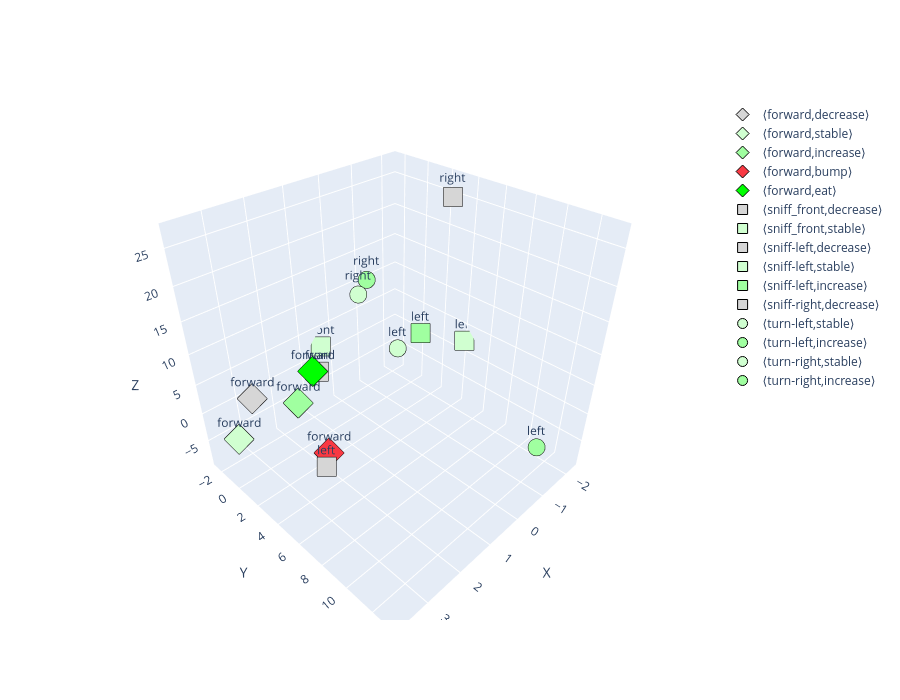

The notebook cell this image was saved under:
### Code cell
group_axes_direction = {
    "direction_forward": df.index[df['direction'] == "front"].tolist(), 
    "direction_left": df.index[df['direction'] == "left"].tolist(), 
    "direction_right": df.index[df['direction'] == "right"].tolist(),
}
token_labels =  df['label'].tolist()
all_tokens = df.index.tolist()

# embedding_weight = model.embedding.weight
projected = project_embeddings_to_3D(model.embedding.weight, group_axes_direction)
plotly_embedding(projected, [token_labels[i] for i in all_tokens], all_tokens)

### Figure 1 — Plotly figure (JSON) as saved in the notebook; plotly's stock layout.template omitted (floating-point values rounded to 4 significant figures)
{"data": [{"marker": {"color": "#D6D6D6", "line": {"color": "black", "width": 1}, "size": 10, "symbol": "diamond"}, "mode": "markers+text", "name": "⟨forward,decrease⟩", "text": "forward", "textposition": "top center", "type": "scatter3d", "x": [2.941], "y": [-1.218], "z": [1.659]}, {"marker": {"color": "#D0FFD0", "line": {"color": "black", "width": 1}, "size": 10, "symbol": "diamond"}, "mode": "markers+text", "name": "⟨forward,stable⟩", "text": "forward", "textposition": "top center", "type": "scatter3d", "x": [3.729], "y": [0.1684], "z": [-0.8615]}, {"marker": {"color": "#A0FFA0", "line": {"color": "black", "width": 1}, "size": 10, "symbol": "diamond"}, "mode": "markers+text", "name": "⟨forward,increase⟩", "text": "forward", "textposition": "top center", "type": "scatter3d", "x": [2.044], "y": [0.1882], "z": [-0.3373]}, {"marker": {"color": "#F93943", "line": {"color": "black", "width": 1}, "size": 10, "symbol": "diamond"}, "mode": "markers+text", "name": "⟨forward,bump⟩", "text": "forward", "textposition": "top center", "type": "scatter3d", "x": [1.742], "y": [1.894], "z": [-8.649]}, {"marker": {"color": "#00FF00", "line": {"color": "black", "width": 1}, "size": 10, "symbol": "diamond"}, "mode": "markers+text", "name": "⟨forward,eat⟩", "text": "forward", "textposition": "top center", "type": "scatter3d", "x": [1.319], "y": [-0.5781], "z": [2.127]}, {"marker": {"color": "#D6D6D6", "line": {"color": "black", "width": 1}, "size": 10, "symbol": "square"}, "mode": "markers+text", "name": "⟨sniff_front,decrease⟩", "text": "front", "textposition": "top center", "type": "scatter3d", "x": [1.161], "y": [-0.4709], "z": [1.743]}, {"marker": {"color": "#D0FFD0", "line": {"color": "black", "width": 1}, "size": 10, "symbol": "square"}, "mode": "markers+text", "name": "⟨sniff_front,stable⟩", "text": "front", "textposition": "top center", "type": "scatter3d", "x": [0.4696], "y": [-2.426], "z": [2.145]}, {"marker": {"color": "#D6D6D6", "line": {"color": "black", "width": 1}, "size": 10, "symbol": "square"}, "mode": "markers+text", "name": "⟨sniff-left,decrease⟩", "text": "left", "textposition": "top center", "type": "scatter3d", "x": [2.933], "y": [5.717], "z": [-0.346]}, {"marker": {"color": "#D0FFD0", "line": {"color": "black", "width": 1}, "size": 10, "symbol": "square"}, "mode": "markers+text", "name": "⟨sniff-left,stable⟩", "text": "left", "textposition": "top center", "type": "scatter3d", "x": [-2.277], "y": [4.203], "z": [2.677]}, {"marker": {"color": "#A0FFA0", "line": {"color": "black", "width": 1}, "size": 10, "symbol": "square"}, "mode": "markers+text", "name": "⟨sniff-left,increase⟩", "text": "left", "textposition": "top center", "type": "scatter3d", "x": [-1.214], "y": [2.677], "z": [5.367]}, {"marker": {"color": "#D6D6D6", "line": {"color": "black", "width": 1}, "size": 10, "symbol": "square"}, "mode": "markers+text", "name": "⟨sniff-right,decrease⟩", "text": "right", "textposition": "top center", "type": "scatter3d", "x": [-1.506], "y": [4.164], "z": [26.96]}, {"marker": {"color": "#D0FFD0", "line": {"color": "black", "width": 1}, "size": 10, "symbol": "circle"}, "mode": "markers+text", "name": "⟨turn-left,stable⟩", "text": "left", "textposition": "top center", "type": "scatter3d", "x": [-0.5319], "y": [2.327], "z": [4.126]}, {"marker": {"color": "#A0FFA0", "line": {"color": "black", "width": 1}, "size": 10, "symbol": "circle"}, "mode": "markers+text", "name": "⟨turn-left,increase⟩", "text": "left", "textposition": "top center", "type": "scatter3d", "x": [-0.655], "y": [13.12], "z": [0.1027]}, {"marker": {"color": "#D0FFD0", "line": {"color": "black", "width": 1}, "size": 10, "symbol": "circle"}, "mode": "markers+text", "name": "⟨turn-right,stable⟩", "text": "right", "textposition": "top center", "type": "scatter3d", "x": [0.656], "y": [2.177], "z": [15.88]}, {"marker": {"color": "#A0FFA0", "line": {"color": "black", "width": 1}, "size": 10, "symbol": "circle"}, "mode": "markers+text", "name": "⟨turn-right,increase⟩", "text": "right", "textposition": "top center", "type": "scatter3d", "x": [-0.08135], "y": [0.8146], "z": [15.24]}], "layout": {"height": 700, "scene": {"xaxis": {"title": {"text": "X"}}, "yaxis": {"title": {"text": "Y"}}, "zaxis": {"title": {"text": "Z"}}}, "width": 900}}
